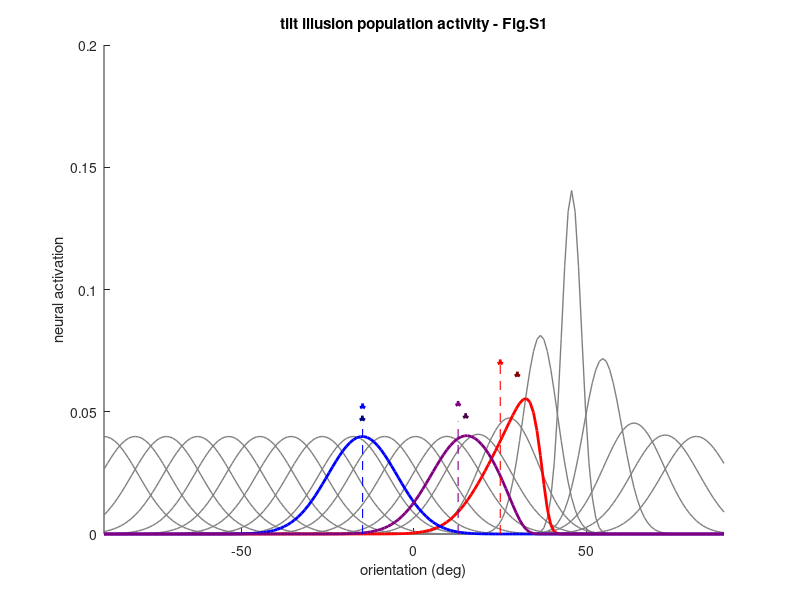

Recreate this plot in MATLAB.
clear
clc
f = figure;
set(f,'Units','inches','position',[0,0,3,3])
fspace = linspace(-90,90,180);
Xii_1 = 15;
Xii_2 = -15;
Xii_3 = 30;
Xjmat = 45;
Xs = 10;
sigmat = 10-(normpdf(fspace,Xjmat,Xs)*length(fspace));
for n = 1:9:length(sigmat)
    tc = normpdf(fspace,fspace(n),sigmat(n));
    hold on;
    plot(fspace,tc,'color',[0.5,0.5,0.5],'linewidth',1);
end
P1 = normpdf(Xii_1,fspace,sigmat);
R1 = P1*fspace';
P2 = normpdf(Xii_2,fspace,sigmat);
R2 = P2*fspace';
P3 = normpdf(Xii_3,fspace,sigmat);
R3 = P3*fspace';
hold on;

plot(fspace,P3,'color','r','linewidth',2);
plot(fspace,P2,'color','b','linewidth',2);
plot(fspace,P1,'color',[0.5,0,0.5],'linewidth',2);

line([R3 R3],[0 0.071],'Color','r','linestyle','--','linewidth',0.8)
plot(R3,0.07,'rv','markersize',2,'linewidth',3);
plot(Xii_3,0.065,'Color',[0.5,0,0],'marker','v','markersize',2,'linewidth',3);

line([R2 R2],[0 0.045],'Color','b','linestyle','--','linewidth',0.8)
plot(R2,0.052,'bv','markersize',2,'linewidth',3);
plot(Xii_2,0.047,'Color',[0,0,0.5],'marker','v','markersize',2,'linewidth',3);

line([R1 R1],[0 0.046],'Color',[0.5,0,0.5],'linestyle','--','linewidth',0.8)
plot(R1,0.053,'color',[0.5,0,0.5],'marker','v','markersize',2,'linewidth',3);
plot(Xii_1,0.048,'Color',[0.3, 0,0.3],'marker','v','markersize',2,'linewidth',3);
xlim([-90 90])
ylabel('neural activation')
xlabel('orientation (deg)')

title('tilt illusion population activity - Fig.S1')